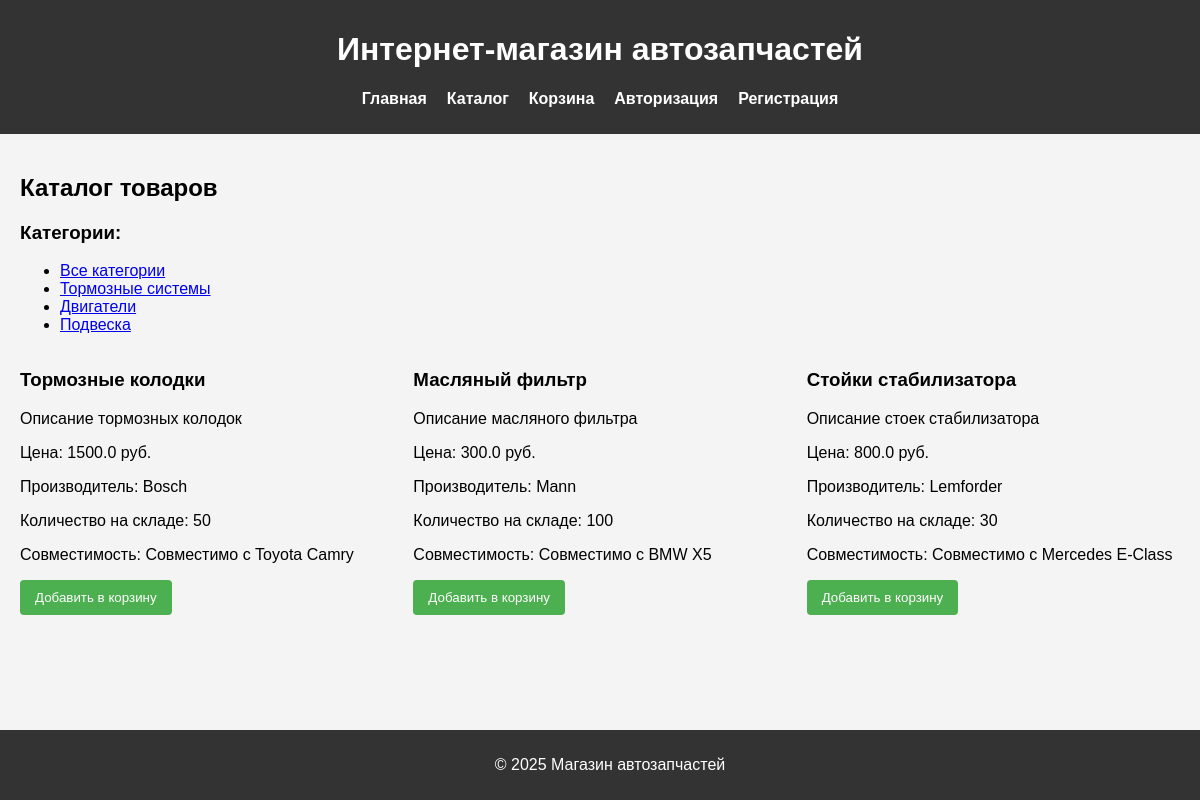
The app's page /catalog, older data.
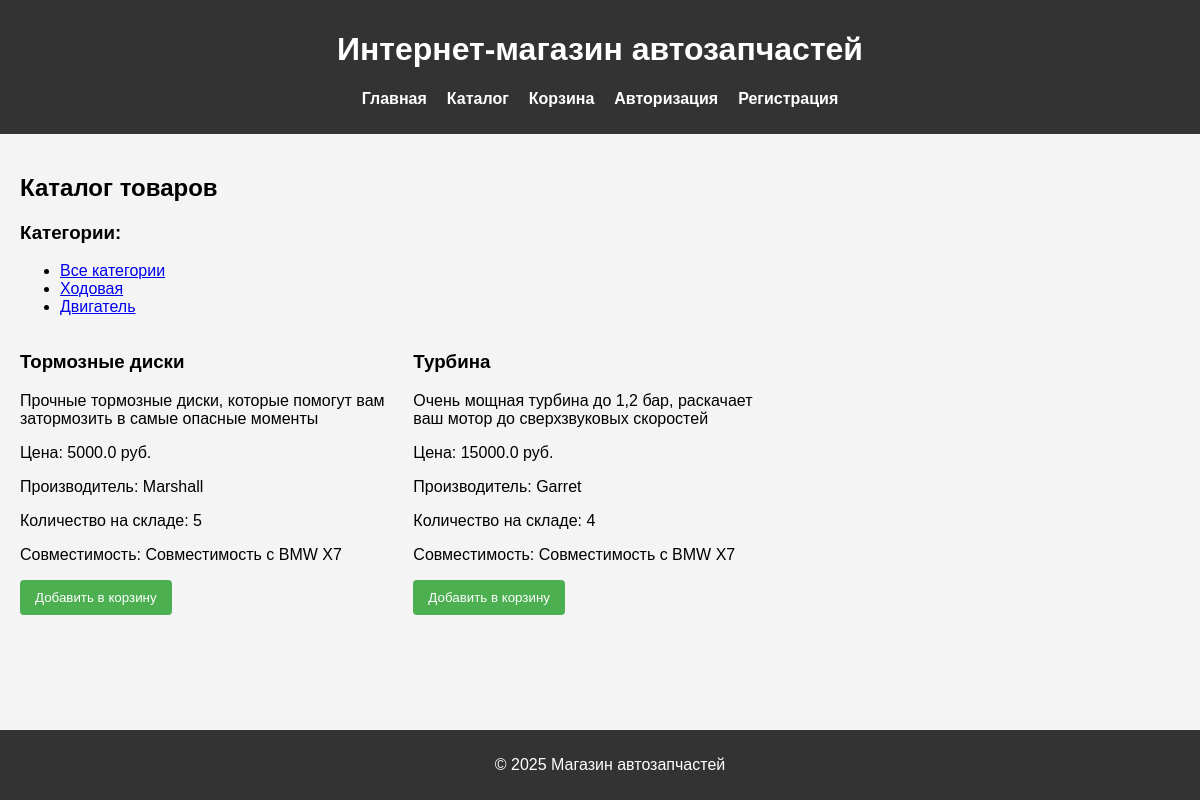
The same page, newer data.
### tables this page shows
CREATE TABLE Categories (
                CategoryID INTEGER PRIMARY KEY AUTOINCREMENT,
                CategoryName TEXT
            );

CREATE TABLE Products (
                ProductID INTEGER PRIMARY KEY AUTOINCREMENT,
                ProductName TEXT,
                Description TEXT,
                Price REAL,
                CategoryID INTEGER,
                Manufacturer TEXT,
                StockQuantity INTEGER,
                Compatibility TEXT,
                FOREIGN KEY (CategoryID) REFERENCES Categories(CategoryID)
            );

### app.py (the view)
@app.route('/catalog')
def catalog():
    conn = get_db_connection()
    categories = conn.execute("SELECT * FROM Categories").fetchall()
    products = conn.execute("SELECT * FROM Products").fetchall()
    conn.close()
    return render_template('catalog.html', products=products, categories=categories)

### app.py (called while the page is built)
def get_db_connection():
    conn = sqlite3.connect(DATABASE)
    conn.row_factory = sqlite3.Row
    return conn

### templates/catalog.html
{% extends "index.html" %}
{% block content %}
<h2>Каталог товаров</h2>
<div class="categories-filter">
    <h3>Категории:</h3>
    <ul>
        <li><a href="{{ url_for('catalog') }}">Все категории</a></li>
        {% for category in categories %}
        <li><a href="{{ url_for('catalog_by_category', category_id=category.CategoryID) }}">{{ category.CategoryName }}</a></li>
        {% endfor %}
    </ul>
</div>
<div class="product-list">
    {% for product in products %}
    <div class="product">
        <h3>{{ product.ProductName }}</h3>
        <p>{{ product.Description }}</p>
        <p>Цена: {{ product.Price }} руб.</p>
        <p>Производитель: {{ product.Manufacturer }}</p>
        <p>Количество на складе: {{ product.StockQuantity }}</p>
        <p>Совместимость: {{ product.Compatibility }}</p>
        <form action="{{ url_for('add_to_cart', product_id=product.ProductID) }}" method="POST">
            <button type="submit">Добавить в корзину</button>
        </form>
    </div>
    {% endfor %}
</div>
{% endblock %}

### templates/index.html (shortened to what this page needs)
<!DOCTYPE html>
<html lang="ru">
<head>
    <link rel="stylesheet" href="{{ url_for('static', filename='styles.css') }}">
</head>
<body>
    <header>
        <h1>Интернет-магазин автозапчастей</h1>
        <nav>
            <ul>
                <li><a href="/">Главная</a></li>
                <li><a href="/catalog">Каталог</a></li>
                <li><a href="/cart">Корзина</a></li>
                {% if session.get('user_id') %}
                    <li><a href="/logout">Выйти</a></li>
                {% else %}
                    <li><a href="/login">Авторизация</a></li>
                    <li><a href="/register">Регистрация</a></li>
                {% endif %}
            </ul>
        </nav>
    </header>
    <main>
        {% block content %}
        {% endblock %}
    </main>
    <footer>
        <p>&copy; 2025 Магазин автозапчастей</p>
    </footer>
</body>
</html>

### static/styles.css (style rules this page uses)
body { font-family: Arial, sans-serif; margin: 0; padding: 0; background-color: #f4f4f4; overflow-y: auto; min-height: 100vh; }
header { background-color: #333; color: white; padding: 10px 20px; text-align: center; }
button { background-color: #4CAF50; color: white; padding: 10px 15px; border: none; border-radius: 4px; cursor: pointer; }
nav ul { list-style: none; padding: 0; display: flex; justify-content: center; gap: 20px; }
nav a { color: white; text-decoration: none; font-weight: bold; }
main { padding: 20px; max-width: 1200px; margin: 0 auto; overflow-y: auto; }
footer { background-color: #333; color: white; text-align: center; padding: 10px; position: fixed; bottom: 0; width: 100%; }
@media (min-width: 1025px) { .product-list { display: grid; grid-template-columns: repeat(3, 1fr); gap: 20px; } }
form { margin-bottom: 15px; }

Row changes from the older to the newer data that the page shows:
removed Categories: CategoryName "Тормозные системы"
removed Categories: CategoryName "Двигатели"
removed Categories: CategoryName "Подвеска"
removed Products: ProductName "Тормозные колодки", Description "Описание тормозных колодок", Price "1500.0", Manufacturer "Bosch", StockQuantity "50", Compatibility "Совместимо с Toyota Camry"
removed Products: ProductName "Масляный фильтр", Description "Описание масляного фильтра", Price "300.0", Manufacturer "Mann", StockQuantity "100", Compatibility "Совместимо с BMW X5"
removed Products: ProductName "Стойки стабилизатора", Description "Описание стоек стабилизатора", Price "800.0", Manufacturer "Lemforder", StockQuantity "30", Compatibility "Совместимо с Mercedes E-Class"
added Categories: CategoryName "Ходовая"
added Categories: CategoryName "Двигатель"
added Products: ProductName "Тормозные диски", Description "Прочные тормозные диски, которые помогут вам затормозить в самые опасные моменты", Price "5000.0", Manufacturer "Marshall", StockQuantity "5", Compatibility "Совместимость с BMW X7"
added Products: ProductName "Турбина", Description "Очень мощная турбина до 1,2 бар, раскачает ваш мотор до сверхзвуковых скоростей", Price "15000.0", Manufacturer "Garret", StockQuantity "4", Compatibility "Совместимость с BMW X7"
